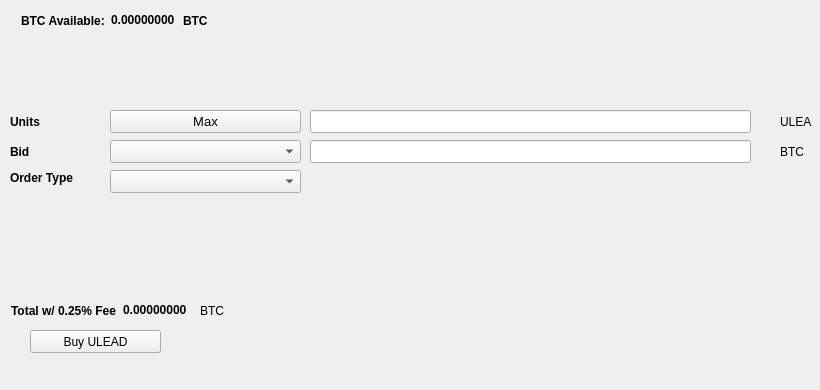
   <widget class="QWidget" name="BuyTab">
    <attribute name="title">
     <string>Buy</string>
    </attribute>
    <widget class="QPushButton" name="BuyULEAD">
     <property name="geometry">
      <rect>
       <x>30</x>
       <y>330</y>
       <width>131</width>
       <height>23</height>
      </rect>
     </property>
     <property name="text">
      <string>Buy ULEAD</string>
     </property>
     <property name="icon">
      <iconset resource="../ulead.qrc">
       <normaloff>:/icons/bitcoin</normaloff>:/icons/bitcoin</iconset>
     </property>
    </widget>
    <widget class="QLabel" name="label_3">
     <property name="geometry">
      <rect>
       <x>10</x>
       <y>110</y>
       <width>46</width>
       <height>23</height>
      </rect>
     </property>
     <property name="font">
      <font>
       <weight>75</weight>
       <bold>true</bold>
      </font>
     </property>
     <property name="text">
      <string>Units</string>
     </property>
    </widget>
    <widget class="QLineEdit" name="UnitsInput">
     <property name="geometry">
      <rect>
       <x>310</x>
       <y>110</y>
       <width>441</width>
       <height>23</height>
      </rect>
     </property>
     <property name="font">
      <font>
       <pointsize>9</pointsize>
       <weight>75</weight>
       <bold>true</bold>
      </font>
     </property>
    </widget>
    <widget class="QLineEdit" name="BuyBidPriceEdit">
     <property name="geometry">
      <rect>
       <x>310</x>
       <y>140</y>
       <width>441</width>
       <height>23</height>
      </rect>
     </property>
     <property name="font">
      <font>
       <pointsize>9</pointsize>
       <weight>75</weight>
       <bold>true</bold>
      </font>
     </property>
    </widget>
    <widget class="QLabel" name="label_4">
     <property name="geometry">
      <rect>
       <x>780</x>
       <y>110</y>
       <width>31</width>
       <height>23</height>
      </rect>
     </property>
     <property name="text">
      <string>ULEAD</string>
     </property>
    </widget>
    <widget class="QLabel" name="label_5">
     <property name="geometry">
      <rect>
       <x>780</x>
       <y>140</y>
       <width>31</width>
       <height>23</height>
      </rect>
     </property>
     <property name="text">
      <string>BTC</string>
     </property>
    </widget>
    <widget class="QLabel" name="label_6">
     <property name="geometry">
      <rect>
       <x>10</x>
       <y>140</y>
       <width>46</width>
       <height>23</height>
      </rect>
     </property>
     <property name="font">
      <font>
       <weight>75</weight>
       <bold>true</bold>
      </font>
     </property>
     <property name="text">
      <string>Bid</string>
     </property>
    </widget>
    <widget class="QLabel" name="label_7">
     <property name="geometry">
      <rect>
       <x>10</x>
       <y>170</y>
       <width>91</width>
       <height>16</height>
      </rect>
     </property>
     <property name="font">
      <font>
       <weight>75</weight>
       <bold>true</bold>
      </font>
     </property>
     <property name="text">
      <string>Order Type</string>
     </property>
    </widget>
    <widget class="QPushButton" name="Buy_Max_Amount">
     <property name="geometry">
      <rect>
       <x>110</x>
       <y>110</y>
       <width>191</width>
       <height>23</height>
      </rect>
     </property>
     <property name="font">
      <font>
       <pointsize>10</pointsize>
      </font>
     </property>
     <property name="text">
      <string>Max</string>
     </property>
    </widget>
    <widget class="QComboBox" name="BuyBidcomboBox">
     <property name="geometry">
      <rect>
       <x>110</x>
       <y>140</y>
       <width>191</width>
       <height>23</height>
      </rect>
     </property>
     <property name="font">
      <font>
       <pointsize>10</pointsize>
      </font>
     </property>
    </widget>
    <widget class="QComboBox" name="buyOrdertypeCombo">
     <property name="geometry">
      <rect>
       <x>110</x>
       <y>170</y>
       <width>191</width>
       <height>23</height>
      </rect>
     </property>
     <property name="font">
      <font>
       <pointsize>10</pointsize>
      </font>
     </property>
    </widget>
    <widget class="QWidget" name="layoutWidget1">
     <property name="geometry">
      <rect>
       <x>21</x>
       <y>11</y>
       <width>227</width>
       <height>19</height>
      </rect>
     </property>
     <layout class="QHBoxLayout" name="horizontalLayout_3">
      <item>
       <widget class="QLabel" name="label232">
        <property name="font">
         <font>
          <weight>75</weight>
          <bold>true</bold>
         </font>
        </property>
        <property name="text">
         <string>BTC Available:</string>
        </property>
       </widget>
      </item>
      <item>
       <widget class="QLabel" name="BtcAvailableLbl">
        <property name="palette">
         <palette>
          <active>
           <colorrole role="WindowText">
            <brush brushstyle="SolidPattern">
             <color alpha="255">
              <red>0</red>
              <green>0</green>
              <blue>0</blue>
             </color>
            </brush>
           </colorrole>
           <colorrole role="Button">
            <brush brushstyle="SolidPattern">
             <color alpha="255">
              <red>0</red>
              <green>170</green>
              <blue>0</blue>
             </color>
            </brush>
           </colorrole>
           <colorrole role="Light">
            <brush brushstyle="SolidPattern">
             <color alpha="255">
              <red>0</red>
              <green>255</green>
              <blue>0</blue>
             </color>
            </brush>
           </colorrole>
           <colorrole role="Midlight">
            <brush brushstyle="SolidPattern">
             <color alpha="255">
              <red>0</red>
              <green>212</green>
              <blue>0</blue>
             </color>
            </brush>
           </colorrole>
           <colorrole role="Dark">
            <brush brushstyle="SolidPattern">
             <color alpha="255">
              <red>0</red>
              <green>85</green>
              <blue>0</blue>
             </color>
            </brush>
           </colorrole>
           <colorrole role="Mid">
            <brush brushstyle="SolidPattern">
             <color alpha="255">
              <red>0</red>
              <green>113</green>
              <blue>0</blue>
             </color>
            </brush>
           </colorrole>
           <colorrole role="Text">
            <brush brushstyle="SolidPattern">
             <color alpha="255">
              <red>0</red>
              <green>170</green>
              <blue>0</blue>
             </color>
            </brush>
           </colorrole>
           <colorrole role="BrightText">
            <brush brushstyle="SolidPattern">
             <color alpha="255">
              <red>255</red>
              <green>255</green>
              <blue>255</blue>
             </color>
            </brush>
           </colorrole>
           <colorrole role="ButtonText">
            <brush brushstyle="SolidPattern">
             <color alpha="255">
              <red>0</red>
              <green>0</green>
              <blue>0</blue>
             </color>
            </brush>
           </colorrole>
           <colorrole role="Base">
            <brush brushstyle="SolidPattern">
             <color alpha="255">
              <red>255</red>
              <green>255</green>
              <blue>255</blue>
             </color>
            </brush>
           </colorrole>
           <colorrole role="Window">
            <brush brushstyle="SolidPattern">
             <color alpha="255">
              <red>0</red>
              <green>170</green>
              <blue>0</blue>
             </color>
            </brush>
           </colorrole>
           <colorrole role="Shadow">
            <brush brushstyle="SolidPattern">
             <color alpha="255">
              <red>0</red>
              <green>0</green>
              <blue>0</blue>
             </color>
            </brush>
           </colorrole>
           <colorrole role="AlternateBase">
            <brush brushstyle="SolidPattern">
             <color alpha="255">
              <red>127</red>
              <green>212</green>
              <blue>127</blue>
             </color>
            </brush>
           </colorrole>
           <colorrole role="ToolTipBase">
            <brush brushstyle="SolidPattern">
             <color alpha="255">
              <red>255</red>
              <green>255</green>
              <blue>220</blue>
             </color>
            </brush>
           </colorrole>
           <colorrole role="ToolTipText">
            <brush brushstyle="SolidPattern">
             <color alpha="255">
              <red>0</red>
              <green>0</green>
              <blue>0</blue>
             </color>
            </brush>
           </colorrole>
          </active>
          <inactive>
           <colorrole role="WindowText">
            <brush brushstyle="SolidPattern">
             <color alpha="255">
              <red>0</red>
              <green>0</green>
              <blue>0</blue>
             </color>
            </brush>
           </colorrole>
           <colorrole role="Button">
            <brush brushstyle="SolidPattern">
             <color alpha="255">
              <red>0</red>
              <green>170</green>
              <blue>0</blue>
             </color>
            </brush>
           </colorrole>
           <colorrole role="Light">
            <brush brushstyle="SolidPattern">
             <color alpha="255">
              <red>0</red>
              <green>255</green>
              <blue>0</blue>
             </color>
            </brush>
           </colorrole>
           <colorrole role="Midlight">
            <brush brushstyle="SolidPattern">
             <color alpha="255">
              <red>0</red>
              <green>212</green>
              <blue>0</blue>
             </color>
            </brush>
           </colorrole>
           <colorrole role="Dark">
            <brush brushstyle="SolidPattern">
             <color alpha="255">
              <red>0</red>
              <green>85</green>
              <blue>0</blue>
             </color>
            </brush>
           </colorrole>
           <colorrole role="Mid">
            <brush brushstyle="SolidPattern">
             <color alpha="255">
              <red>0</red>
              <green>113</green>
              <blue>0</blue>
             </color>
            </brush>
           </colorrole>
           <colorrole role="Text">
            <brush brushstyle="SolidPattern">
             <color alpha="255">
              <red>0</red>
              <green>170</green>
              <blue>0</blue>
             </color>
            </brush>
           </colorrole>
           <colorrole role="BrightText">
            <brush brushstyle="SolidPattern">
             <color alpha="255">
              <red>255</red>
              <green>255</green>
              <blue>255</blue>
             </color>
            </brush>
           </colorrole>
           <colorrole role="ButtonText">
            <brush brushstyle="SolidPattern">
             <color alpha="255">
              <red>0</red>
              <green>0</green>
              <blue>0</blue>
             </color>
            </brush>
           </colorrole>
           <colorrole role="Base">
            <brush brushstyle="SolidPattern">
             <color alpha="255">
              <red>255</red>
              <green>255</green>
              <blue>255</blue>
             </color>
            </brush>
           </colorrole>
           <colorrole role="Window">
            <brush brushstyle="SolidPattern">
             <color alpha="255">
              <red>0</red>
              <green>170</green>
              <blue>0</blue>
             </color>
            </brush>
           </colorrole>
           <colorrole role="Shadow">
            <brush brushstyle="SolidPattern">
             <color alpha="255">
              <red>0</red>
              <green>0</green>
              <blue>0</blue>
             </color>
            </brush>
           </colorrole>
           <colorrole role="AlternateBase">
            <brush brushstyle="SolidPattern">
             <color alpha="255">
              <red>127</red>
              <green>212</green>
              <blue>127</blue>
             </color>
            </brush>
           </colorrole>
           <colorrole role="ToolTipBase">
            <brush brushstyle="SolidPattern">
             <color alpha="255">
              <red>255</red>
              <green>255</green>
              <blue>220</blue>
             </color>
            </brush>
           </colorrole>
           <colorrole role="ToolTipText">
            <brush brushstyle="SolidPattern">
             <color alpha="255">
              <red>0</red>
              <green>0</green>
              <blue>0</blue>
             </color>
            </brush>
           </colorrole>
          </inactive>
          <disabled>
           <colorrole role="WindowText">
            <brush brushstyle="SolidPattern">
             <color alpha="255">
              <red>0</red>
              <green>85</green>
              <blue>0</blue>
             </color>
            </brush>
           </colorrole>
           <colorrole role="Button">
            <brush brushstyle="SolidPattern">
             <color alpha="255">
              <red>0</red>
              <green>170</green>
              <blue>0</blue>
             </color>
            </brush>
           </colorrole>
           <colorrole role="Light">
            <brush brushstyle="SolidPattern">
             <color alpha="255">
              <red>0</red>
              <green>255</green>
              <blue>0</blue>
             </color>
            </brush>
           </colorrole>
           <colorrole role="Midlight">
            <brush brushstyle="SolidPattern">
             <color alpha="255">
              <red>0</red>
              <green>212</green>
              <blue>0</blue>
             </color>
            </brush>
           </colorrole>
           <colorrole role="Dark">
            <brush brushstyle="SolidPattern">
             <color alpha="255">
              <red>0</red>
              <green>85</green>
              <blue>0</blue>
             </color>
            </brush>
           </colorrole>
           <colorrole role="Mid">
            <brush brushstyle="SolidPattern">
             <color alpha="255">
              <red>0</red>
              <green>113</green>
              <blue>0</blue>
             </color>
            </brush>
           </colorrole>
           <colorrole role="Text">
            <brush brushstyle="SolidPattern">
             <color alpha="255">
              <red>0</red>
              <green>85</green>
              <blue>0</blue>
             </color>
            </brush>
           </colorrole>
           <colorrole role="BrightText">
            <brush brushstyle="SolidPattern">
             <color alpha="255">
              <red>255</red>
              <green>255</green>
              <blue>255</blue>
             </color>
            </brush>
           </colorrole>
           <colorrole role="ButtonText">
            <brush brushstyle="SolidPattern">
             <color alpha="255">
              <red>0</red>
              <green>85</green>
              <blue>0</blue>
             </color>
            </brush>
           </colorrole>
           <colorrole role="Base">
            <brush brushstyle="SolidPattern">
             <color alpha="255">
              <red>0</red>
              <green>170</green>
              <blue>0</blue>
             </color>
            </brush>
           </colorrole>
           <colorrole role="Window">
            <brush brushstyle="SolidPattern">
             <color alpha="255">
              <red>0</red>
              <green>170</green>
              <blue>0</blue>
             </color>
            </brush>
           </colorrole>
           <colorrole role="Shadow">
            <brush brushstyle="SolidPattern">
             <color alpha="255">
              <red>0</red>
              <green>0</green>
              <blue>0</blue>
             </color>
            </brush>
           </colorrole>
           <colorrole role="AlternateBase">
            <brush brushstyle="SolidPattern">
             <color alpha="255">
              <red>0</red>
              <green>170</green>
              <blue>0</blue>
             </color>
            </brush>
           </colorrole>
           <colorrole role="ToolTipBase">
            <brush brushstyle="SolidPattern">
             <color alpha="255">
              <red>255</red>
              <green>255</green>
              <blue>220</blue>
             </color>
            </brush>
           </colorrole>
           <colorrole role="ToolTipText">
            <brush brushstyle="SolidPattern">
             <color alpha="255">
              <red>0</red>
              <green>0</green>
              <blue>0</blue>
             </color>
            </brush>
           </colorrole>
          </disabled>
         </palette>
        </property>
        <property name="font">
         <font>
          <weight>75</weight>
          <bold>true</bold>
         </font>
        </property>
        <property name="text">
         <string>0.00000000</string>
        </property>
        <property name="textInteractionFlags">
         <set>Qt::LinksAccessibleByMouse|Qt::TextSelectableByKeyboard|Qt::TextSelectableByMouse</set>
        </property>
       </widget>
      </item>
      <item>
       <widget class="QLabel" name="BtcAvailableLbl_2">
        <property name="font">
         <font>
          <weight>75</weight>
          <bold>true</bold>
         </font>
        </property>
        <property name="text">
         <string>BTC</string>
        </property>
       </widget>
      </item>
     </layout>
    </widget>
    <widget class="QWidget" name="layoutWidge2">
     <property name="geometry">
      <rect>
       <x>11</x>
       <y>301</y>
       <width>259</width>
       <height>19</height>
      </rect>
     </property>
     <layout class="QHBoxLayout" name="horizontalLayout_4">
      <item>
       <widget class="QLabel" name="label_9">
        <property name="font">
         <font>
          <weight>75</weight>
          <bold>true</bold>
         </font>
        </property>
        <property name="text">
         <string>Total w/ 0.25% Fee</string>
        </property>
       </widget>
      </item>
      <item>
       <widget class="QLabel" name="BuyCostLabel">
        <property name="palette">
         <palette>
          <active>
           <colorrole role="WindowText">
            <brush brushstyle="SolidPattern">
             <color alpha="255">
              <red>0</red>
              <green>0</green>
              <blue>0</blue>
             </color>
            </brush>
           </colorrole>
           <colorrole role="Button">
            <brush brushstyle="SolidPattern">
             <color alpha="255">
              <red>0</red>
              <green>170</green>
              <blue>0</blue>
             </color>
            </brush>
           </colorrole>
           <colorrole role="Light">
            <brush brushstyle="SolidPattern">
             <color alpha="255">
              <red>0</red>
              <green>255</green>
              <blue>0</blue>
             </color>
            </brush>
           </colorrole>
           <colorrole role="Midlight">
            <brush brushstyle="SolidPattern">
             <color alpha="255">
              <red>0</red>
              <green>212</green>
              <blue>0</blue>
             </color>
            </brush>
           </colorrole>
           <colorrole role="Dark">
            <brush brushstyle="SolidPattern">
             <color alpha="255">
              <red>0</red>
              <green>85</green>
              <blue>0</blue>
             </color>
            </brush>
           </colorrole>
           <colorrole role="Mid">
            <brush brushstyle="SolidPattern">
             <color alpha="255">
              <red>0</red>
              <green>113</green>
              <blue>0</blue>
             </color>
            </brush>
           </colorrole>
           <colorrole role="Text">
            <brush brushstyle="SolidPattern">
             <color alpha="255">
              <red>0</red>
              <green>170</green>
              <blue>0</blue>
             </color>
            </brush>
           </colorrole>
           <colorrole role="BrightText">
            <brush brushstyle="SolidPattern">
             <color alpha="255">
              <red>255</red>
              <green>255</green>
              <blue>255</blue>
             </color>
            </brush>
           </colorrole>
           <colorrole role="ButtonText">
            <brush brushstyle="SolidPattern">
             <color alpha="255">
              <red>0</red>
              <green>0</green>
              <blue>0</blue>
             </color>
            </brush>
           </colorrole>
           <colorrole role="Base">
            <brush brushstyle="SolidPattern">
             <color alpha="255">
              <red>255</red>
              <green>255</green>
              <blue>255</blue>
             </color>
            </brush>
           </colorrole>
           <colorrole role="Window">
            <brush brushstyle="SolidPattern">
             <color alpha="255">
              <red>0</red>
              <green>170</green>
              <blue>0</blue>
             </color>
            </brush>
           </colorrole>
           <colorrole role="Shadow">
            <brush brushstyle="SolidPattern">
             <color alpha="255">
              <red>0</red>
              <green>0</green>
              <blue>0</blue>
             </color>
            </brush>
           </colorrole>
           <colorrole role="AlternateBase">
            <brush brushstyle="SolidPattern">
             <color alpha="255">
              <red>127</red>
              <green>212</green>
              <blue>127</blue>
             </color>
            </brush>
           </colorrole>
           <colorrole role="ToolTipBase">
            <brush brushstyle="SolidPattern">
             <color alpha="255">
              <red>255</red>
              <green>255</green>
              <blue>220</blue>
             </color>
            </brush>
           </colorrole>
           <colorrole role="ToolTipText">
            <brush brushstyle="SolidPattern">
             <color alpha="255">
              <red>0</red>
              <green>0</green>
              <blue>0</blue>
             </color>
            </brush>
           </colorrole>
          </active>
          <inactive>
           <colorrole role="WindowText">
            <brush brushstyle="SolidPattern">
             <color alpha="255">
              <red>0</red>
              <green>0</green>
              <blue>0</blue>
             </color>
            </brush>
           </colorrole>
           <colorrole role="Button">
            <brush brushstyle="SolidPattern">
             <color alpha="255">
              <red>0</red>
              <green>170</green>
              <blue>0</blue>
             </color>
            </brush>
           </colorrole>
           <colorrole role="Light">
            <brush brushstyle="SolidPattern">
             <color alpha="255">
              <red>0</red>
              <green>255</green>
              <blue>0</blue>
             </color>
            </brush>
           </colorrole>
           <colorrole role="Midlight">
            <brush brushstyle="SolidPattern">
             <color alpha="255">
              <red>0</red>
              <green>212</green>
              <blue>0</blue>
             </color>
            </brush>
           </colorrole>
           <colorrole role="Dark">
            <brush brushstyle="SolidPattern">
             <color alpha="255">
              <red>0</red>
              <green>85</green>
              <blue>0</blue>
             </color>
            </brush>
           </colorrole>
           <colorrole role="Mid">
            <brush brushstyle="SolidPattern">
             <color alpha="255">
              <red>0</red>
              <green>113</green>
              <blue>0</blue>
             </color>
            </brush>
           </colorrole>
           <colorrole role="Text">
            <brush brushstyle="SolidPattern">
             <color alpha="255">
              <red>0</red>
              <green>170</green>
              <blue>0</blue>
             </color>
            </brush>
           </colorrole>
           <colorrole role="BrightText">
            <brush brushstyle="SolidPattern">
             <color alpha="255">
              <red>255</red>
              <green>255</green>
              <blue>255</blue>
             </color>
            </brush>
           </colorrole>
           <colorrole role="ButtonText">
            <brush brushstyle="SolidPattern">
             <color alpha="255">
              <red>0</red>
              <green>0</green>
              <blue>0</blue>
             </color>
            </brush>
           </colorrole>
           <colorrole role="Base">
            <brush brushstyle="SolidPattern">
             <color alpha="255">
              <red>255</red>
              <green>255</green>
              <blue>255</blue>
             </color>
            </brush>
           </colorrole>
           <colorrole role="Window">
            <brush brushstyle="SolidPattern">
             <color alpha="255">
              <red>0</red>
              <green>170</green>
              <blue>0</blue>
             </color>
            </brush>
           </colorrole>
           <colorrole role="Shadow">
            <brush brushstyle="SolidPattern">
             <color alpha="255">
              <red>0</red>
              <green>0</green>
              <blue>0</blue>
             </color>
            </brush>
           </colorrole>
           <colorrole role="AlternateBase">
            <brush brushstyle="SolidPattern">
             <color alpha="255">
              <red>127</red>
              <green>212</green>
              <blue>127</blue>
             </color>
            </brush>
           </colorrole>
           <colorrole role="ToolTipBase">
            <brush brushstyle="SolidPattern">
             <color alpha="255">
              <red>255</red>
              <green>255</green>
              <blue>220</blue>
             </color>
            </brush>
           </colorrole>
           <colorrole role="ToolTipText">
            <brush brushstyle="SolidPattern">
             <color alpha="255">
              <red>0</red>
              <green>0</green>
              <blue>0</blue>
             </color>
            </brush>
           </colorrole>
          </inactive>
          <disabled>
           <colorrole role="WindowText">
            <brush brushstyle="SolidPattern">
             <color alpha="255">
              <red>0</red>
              <green>85</green>
              <blue>0</blue>
             </color>
            </brush>
           </colorrole>
           <colorrole role="Button">
            <brush brushstyle="SolidPattern">
             <color alpha="255">
              <red>0</red>
              <green>170</green>
              <blue>0</blue>
             </color>
            </brush>
           </colorrole>
           <colorrole role="Light">
            <brush brushstyle="SolidPattern">
             <color alpha="255">
              <red>0</red>
              <green>255</green>
              <blue>0</blue>
             </color>
            </brush>
           </colorrole>
           <colorrole role="Midlight">
            <brush brushstyle="SolidPattern">
             <color alpha="255">
              <red>0</red>
              <green>212</green>
              <blue>0</blue>
             </color>
            </brush>
           </colorrole>
           <colorrole role="Dark">
            <brush brushstyle="SolidPattern">
             <color alpha="255">
              <red>0</red>
              <green>85</green>
              <blue>0</blue>
             </color>
            </brush>
           </colorrole>
           <colorrole role="Mid">
            <brush brushstyle="SolidPattern">
             <color alpha="255">
              <red>0</red>
              <green>113</green>
              <blue>0</blue>
             </color>
            </brush>
           </colorrole>
           <colorrole role="Text">
            <brush brushstyle="SolidPattern">
             <color alpha="255">
              <red>0</red>
              <green>85</green>
              <blue>0</blue>
             </color>
            </brush>
           </colorrole>
           <colorrole role="BrightText">
            <brush brushstyle="SolidPattern">
             <color alpha="255">
              <red>255</red>
              <green>255</green>
              <blue>255</blue>
             </color>
            </brush>
           </colorrole>
           <colorrole role="ButtonText">
            <brush brushstyle="SolidPattern">
             <color alpha="255">
              <red>0</red>
              <green>85</green>
              <blue>0</blue>
             </color>
            </brush>
           </colorrole>
           <colorrole role="Base">
            <brush brushstyle="SolidPattern">
             <color alpha="255">
              <red>0</red>
              <green>170</green>
              <blue>0</blue>
             </color>
            </brush>
           </colorrole>
           <colorrole role="Window">
            <brush brushstyle="SolidPattern">
             <color alpha="255">
              <red>0</red>
              <green>170</green>
              <blue>0</blue>
             </color>
            </brush>
           </colorrole>
           <colorrole role="Shadow">
            <brush brushstyle="SolidPattern">
             <color alpha="255">
              <red>0</red>
              <green>0</green>
              <blue>0</blue>
             </color>
            </brush>
           </colorrole>
           <colorrole role="AlternateBase">
            <brush brushstyle="SolidPattern">
             <color alpha="255">
              <red>0</red>
              <green>170</green>
              <blue>0</blue>
             </color>
            </brush>
           </colorrole>
           <colorrole role="ToolTipBase">
            <brush brushstyle="SolidPattern">
             <color alpha="255">
              <red>255</red>
              <green>255</green>
              <blue>220</blue>
             </color>
            </brush>
           </colorrole>
           <colorrole role="ToolTipText">
            <brush brushstyle="SolidPattern">
             <color alpha="255">
              <red>0</red>
              <green>0</green>
              <blue>0</blue>
             </color>
            </brush>
           </colorrole>
          </disabled>
         </palette>
        </property>
        <property name="font">
         <font>
          <weight>75</weight>
          <bold>true</bold>
         </font>
        </property>
        <property name="autoFillBackground">
         <bool>false</bool>
        </property>
        <property name="text">
         <string>0.00000000</string>
        </property>
        <property name="textInteractionFlags">
         <set>Qt::LinksAccessibleByMouse|Qt::TextSelectableByMouse</set>
        </property>
       </widget>
      </item>
      <item>
       <widget class="QLabel" name="label_10">
        <property name="font">
         <font>
          <weight>50</weight>
          <bold>false</bold>
         </font>
        </property>
        <property name="text">
         <string>BTC</string>
        </property>
       </widget>
      </item>
     </layout>
    </widget>
    <widget class="QLabel" name="label_24">
     <property name="geometry">
      <rect>
       <x>460</x>
       <y>300</y>
       <width>281</width>
       <height>81</height>
      </rect>
     </property>
     <property name="text">
      <string/>
     </property>
     <property name="pixmap">
      <pixmap>:/images/bittrex</pixmap>
     </property>
    </widget>
   </widget>
